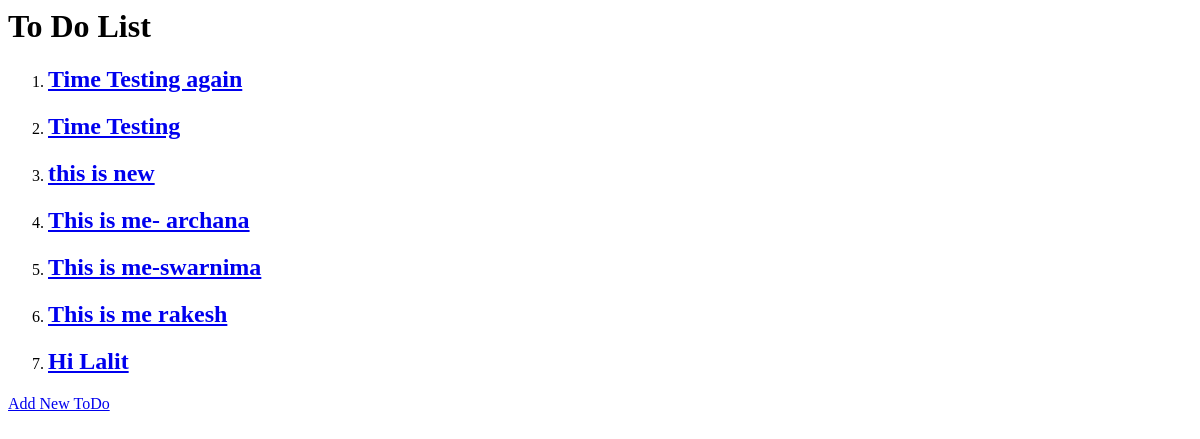
The app's page /, older data.
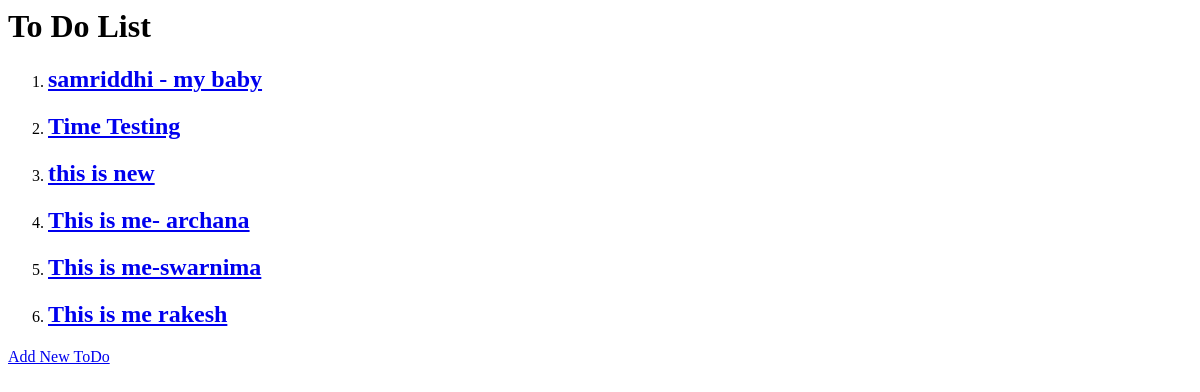
The same page, newer data.
### todoList/models.py (models this page shows, shortened)
class List(models.Model):
    title = models.CharField(max_length=100)
    desc  = models.TextField()
    update_on = models.DateTimeField(default=datetime.now, blank=True)

### todoList/views.py (the view)
# urls.py: 2. Add a URL to urlpatterns:  path('', views.home, name='home')
def home(request):
    posts = List.objects.all().order_by('-update_on')
    return render(request,'todoList/home.html',{'posts':posts})

### todoList/templates/todoList/home.html (shortened to what this page needs)
<html>
    <head>
    </head>
<body>
    <h1> To Do List </h1>
    <ol>
    {% for post in posts %}
      <li><h2> <a href="{% url 'list-detail' post.id %}">  {{post.title}} </a> </h1></li>
    {% endfor %}
    </ol>
    <a href="{% url 'list-add' %}">Add New ToDo</a>
</body>
</html>

Row changes from the older to the newer data that the page shows:
removed List: title "Time Testing again"
removed List: title "Hi Lalit"
added List: title "samriddhi - my baby"
